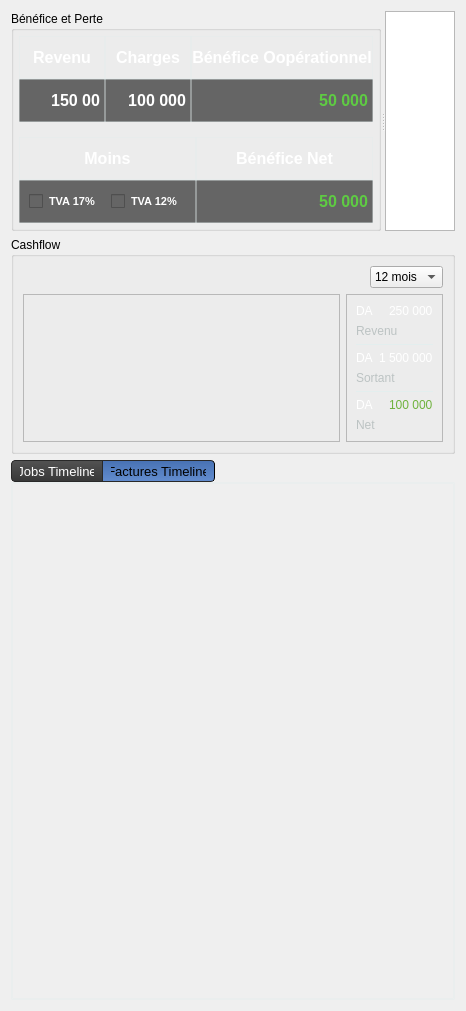
          <widget class="QWidget" name="scrollAreaWidgetContents">
           <property name="geometry">
            <rect>
             <x>0</x>
             <y>0</y>
             <width>464</width>
             <height>1011</height>
            </rect>
           </property>
           <layout class="QGridLayout" name="gridLayout_9">
            <item row="0" column="0">
             <widget class="QSplitter" name="splitter_2">
              <property name="orientation">
               <enum>Qt::Horizontal</enum>
              </property>
              <widget class="QGroupBox" name="groupBox_5">
               <property name="sizePolicy">
                <sizepolicy hsizetype="Minimum" vsizetype="Fixed">
                 <horstretch>0</horstretch>
                 <verstretch>0</verstretch>
                </sizepolicy>
               </property>
               <property name="minimumSize">
                <size>
                 <width>370</width>
                 <height>220</height>
                </size>
               </property>
               <property name="title">
                <string>Bénéfice et Perte</string>
               </property>
               <layout class="QVBoxLayout" name="verticalLayout_31">
                <property name="spacing">
                 <number>15</number>
                </property>
                <property name="margin">
                 <number>5</number>
                </property>
                <item>
                 <layout class="QHBoxLayout" name="horizontalLayout_20">
                  <property name="spacing">
                   <number>0</number>
                  </property>
                  <item>
                   <layout class="QVBoxLayout" name="verticalLayout_26">
                    <property name="spacing">
                     <number>0</number>
                    </property>
                    <item>
                     <widget class="QLabel" name="label_28">
                      <property name="minimumSize">
                       <size>
                        <width>0</width>
                        <height>42</height>
                       </size>
                      </property>
                      <property name="styleSheet">
                       <string notr="true">font: bold 12pt ;
color: rgb(255, 255, 255);
border:1px solid rgba(227, 238, 238, 100);</string>
                      </property>
                      <property name="text">
                       <string>Revenu</string>
                      </property>
                      <property name="alignment">
                       <set>Qt::AlignCenter</set>
                      </property>
                     </widget>
                    </item>
                    <item>
                     <widget class="QLabel" name="label_35">
                      <property name="styleSheet">
                       <string notr="true">font: bold 12pt ;
color: white;
border:1px solid rgba(227, 238, 238, 100);
background-color: #656565;</string>
                      </property>
                      <property name="text">
                       <string>150 00</string>
                      </property>
                      <property name="alignment">
                       <set>Qt::AlignRight|Qt::AlignTrailing|Qt::AlignVCenter</set>
                      </property>
                     </widget>
                    </item>
                   </layout>
                  </item>
                  <item>
                   <layout class="QVBoxLayout" name="verticalLayout_27">
                    <property name="spacing">
                     <number>0</number>
                    </property>
                    <item>
                     <widget class="QLabel" name="label_29">
                      <property name="minimumSize">
                       <size>
                        <width>0</width>
                        <height>42</height>
                       </size>
                      </property>
                      <property name="styleSheet">
                       <string notr="true">font: bold 12pt ;
color: rgb(255, 255, 255);
border:1px solid rgba(227, 238, 238, 100);</string>
                      </property>
                      <property name="text">
                       <string>Charges</string>
                      </property>
                      <property name="alignment">
                       <set>Qt::AlignCenter</set>
                      </property>
                     </widget>
                    </item>
                    <item>
                     <widget class="QLabel" name="label_34">
                      <property name="styleSheet">
                       <string notr="true">font: bold 12pt ;
color: white;
border:1px solid rgba(227, 238, 238, 100);
background-color: #656565;</string>
                      </property>
                      <property name="text">
                       <string>100 000</string>
                      </property>
                      <property name="alignment">
                       <set>Qt::AlignRight|Qt::AlignTrailing|Qt::AlignVCenter</set>
                      </property>
                     </widget>
                    </item>
                   </layout>
                  </item>
                  <item>
                   <layout class="QVBoxLayout" name="verticalLayout_28">
                    <property name="spacing">
                     <number>0</number>
                    </property>
                    <item>
                     <widget class="QLabel" name="label_30">
                      <property name="minimumSize">
                       <size>
                        <width>0</width>
                        <height>42</height>
                       </size>
                      </property>
                      <property name="styleSheet">
                       <string notr="true">font: bold 12pt ;
color: rgb(255, 255, 255);
border:1px solid rgba(227, 238, 238, 100);</string>
                      </property>
                      <property name="text">
                       <string>Bénéfice Oopérationnel</string>
                      </property>
                      <property name="alignment">
                       <set>Qt::AlignCenter</set>
                      </property>
                     </widget>
                    </item>
                    <item>
                     <widget class="QLabel" name="label_33">
                      <property name="styleSheet">
                       <string notr="true">font: bold 12pt;

color: qlineargradient(spread:reflect, x1:0.5, y1:0, x2:0.5, y2:1, stop:0 rgba(106, 255, 78, 255), stop:1 rgba(82, 152, 55, 255));
border:1px solid rgba(227, 238, 238, 100);
background-color: #656565;</string>
                      </property>
                      <property name="text">
                       <string>50 000</string>
                      </property>
                      <property name="alignment">
                       <set>Qt::AlignRight|Qt::AlignTrailing|Qt::AlignVCenter</set>
                      </property>
                     </widget>
                    </item>
                   </layout>
                  </item>
                 </layout>
                </item>
                <item>
                 <layout class="QHBoxLayout" name="horizontalLayout_21">
                  <property name="spacing">
                   <number>0</number>
                  </property>
                  <item>
                   <layout class="QVBoxLayout" name="verticalLayout_29">
                    <property name="spacing">
                     <number>0</number>
                    </property>
                    <item>
                     <widget class="QLabel" name="label_31">
                      <property name="minimumSize">
                       <size>
                        <width>0</width>
                        <height>42</height>
                       </size>
                      </property>
                      <property name="styleSheet">
                       <string notr="true">font: bold 12pt ;
color: rgb(255, 255, 255);
border:1px solid rgba(227, 238, 238, 100);</string>
                      </property>
                      <property name="text">
                       <string>Moins</string>
                      </property>
                      <property name="alignment">
                       <set>Qt::AlignCenter</set>
                      </property>
                     </widget>
                    </item>
                    <item>
                     <widget class="QFrame" name="frame_5">
                      <property name="styleSheet">
                       <string notr="true">font: bold 12pt &quot;Gill Sans MT&quot;;
color: white;
border:1px solid rgba(227, 238, 238, 100);background-color: #656565;</string>
                      </property>
                      <property name="frameShape">
                       <enum>QFrame::StyledPanel</enum>
                      </property>
                      <property name="frameShadow">
                       <enum>QFrame::Raised</enum>
                      </property>
                      <layout class="QGridLayout" name="gridLayout_8">
                       <item row="0" column="0">
                        <widget class="QCheckBox" name="checkBox_4">
                         <property name="styleSheet">
                          <string notr="true">font: bold 8pt ;
border: none;</string>
                         </property>
                         <property name="text">
                          <string>TVA 17%</string>
                         </property>
                        </widget>
                       </item>
                       <item row="0" column="1">
                        <widget class="QCheckBox" name="checkBox_5">
                         <property name="styleSheet">
                          <string notr="true">font: bold 8pt ;
border: none;</string>
                         </property>
                         <property name="text">
                          <string>TVA 12%</string>
                         </property>
                        </widget>
                       </item>
                      </layout>
                     </widget>
                    </item>
                   </layout>
                  </item>
                  <item>
                   <layout class="QVBoxLayout" name="verticalLayout_30">
                    <property name="spacing">
                     <number>0</number>
                    </property>
                    <item>
                     <widget class="QLabel" name="label_32">
                      <property name="minimumSize">
                       <size>
                        <width>0</width>
                        <height>42</height>
                       </size>
                      </property>
                      <property name="styleSheet">
                       <string notr="true">font: bold 12pt ;
color: rgb(255, 255, 255);
border:1px solid rgba(227, 238, 238, 100);</string>
                      </property>
                      <property name="text">
                       <string>Bénéfice Net</string>
                      </property>
                      <property name="alignment">
                       <set>Qt::AlignCenter</set>
                      </property>
                     </widget>
                    </item>
                    <item>
                     <widget class="QLabel" name="label_37">
                      <property name="styleSheet">
                       <string notr="true">font: bold 12pt;

color: qlineargradient(spread:reflect, x1:0.5, y1:0, x2:0.5, y2:1, stop:0 rgba(106, 255, 78, 255), stop:1 rgba(82, 152, 55, 255));
border:1px solid rgba(227, 238, 238, 100);
background-color: #656565;</string>
                      </property>
                      <property name="text">
                       <string>50 000</string>
                      </property>
                      <property name="alignment">
                       <set>Qt::AlignRight|Qt::AlignTrailing|Qt::AlignVCenter</set>
                      </property>
                     </widget>
                    </item>
                   </layout>
                  </item>
                 </layout>
                </item>
               </layout>
              </widget>
              <widget class="QTreeView" name="treeView"/>
             </widget>
            </item>
            <item row="1" column="0">
             <widget class="QGroupBox" name="groupBox_4">
              <property name="title">
               <string>Cashflow</string>
              </property>
              <layout class="QVBoxLayout" name="verticalLayout_21">
               <item>
                <layout class="QHBoxLayout" name="horizontalLayout_16">
                 <item>
                  <spacer name="horizontalSpacer_8">
                   <property name="orientation">
                    <enum>Qt::Horizontal</enum>
                   </property>
                   <property name="sizeHint" stdset="0">
                    <size>
                     <width>40</width>
                     <height>20</height>
                    </size>
                   </property>
                  </spacer>
                 </item>
                 <item>
                  <widget class="QComboBox" name="comboBox_5">
                   <property name="sizePolicy">
                    <sizepolicy hsizetype="Minimum" vsizetype="Fixed">
                     <horstretch>0</horstretch>
                     <verstretch>0</verstretch>
                    </sizepolicy>
                   </property>
                   <property name="maximumSize">
                    <size>
                     <width>100</width>
                     <height>16777215</height>
                    </size>
                   </property>
                   <item>
                    <property name="text">
                     <string>12 mois</string>
                    </property>
                   </item>
                   <item>
                    <property name="text">
                     <string>6 mois</string>
                    </property>
                   </item>
                   <item>
                    <property name="text">
                     <string>3 mois</string>
                    </property>
                   </item>
                  </widget>
                 </item>
                </layout>
               </item>
               <item>
                <layout class="QHBoxLayout" name="horizontalLayout_15">
                 <item>
                  <widget class="QFrame" name="frame_2">
                   <property name="sizePolicy">
                    <sizepolicy hsizetype="Expanding" vsizetype="Preferred">
                     <horstretch>0</horstretch>
                     <verstretch>0</verstretch>
                    </sizepolicy>
                   </property>
                   <property name="frameShape">
                    <enum>QFrame::StyledPanel</enum>
                   </property>
                   <property name="frameShadow">
                    <enum>QFrame::Raised</enum>
                   </property>
                  </widget>
                 </item>
                 <item>
                  <widget class="QFrame" name="frame_3">
                   <property name="sizePolicy">
                    <sizepolicy hsizetype="Minimum" vsizetype="Preferred">
                     <horstretch>0</horstretch>
                     <verstretch>0</verstretch>
                    </sizepolicy>
                   </property>
                   <property name="maximumSize">
                    <size>
                     <width>140</width>
                     <height>16777215</height>
                    </size>
                   </property>
                   <property name="frameShape">
                    <enum>QFrame::StyledPanel</enum>
                   </property>
                   <property name="frameShadow">
                    <enum>QFrame::Raised</enum>
                   </property>
                   <layout class="QVBoxLayout" name="verticalLayout_20">
                    <item>
                     <layout class="QVBoxLayout" name="verticalLayout_8">
                      <item>
                       <layout class="QHBoxLayout" name="horizontalLayout_12">
                        <item>
                         <widget class="QLabel" name="label_14">
                          <property name="styleSheet">
                           <string notr="true">font: bold 12pt &quot;Gill Sans MT&quot;;
color: white;</string>
                          </property>
                          <property name="text">
                           <string>DA</string>
                          </property>
                         </widget>
                        </item>
                        <item>
                         <widget class="QLabel" name="label_13">
                          <property name="styleSheet">
                           <string notr="true">font: bold 12pt &quot;Gill Sans MT&quot;;
color: white;</string>
                          </property>
                          <property name="text">
                           <string>250 000</string>
                          </property>
                         </widget>
                        </item>
                       </layout>
                      </item>
                      <item>
                       <widget class="QLabel" name="label_10">
                        <property name="styleSheet">
                         <string notr="true">font: 8pt &quot;Gill Sans MT&quot;;
color: rgb(188, 195, 195)</string>
                        </property>
                        <property name="text">
                         <string>Revenu</string>
                        </property>
                       </widget>
                      </item>
                     </layout>
                    </item>
                    <item>
                     <widget class="Line" name="line_5">
                      <property name="maximumSize">
                       <size>
                        <width>16777215</width>
                        <height>1</height>
                       </size>
                      </property>
                      <property name="styleSheet">
                       <string notr="true">background-color: rgb(227, 238, 238);
width: 1px;
height: 1px;</string>
                      </property>
                      <property name="frameShadow">
                       <enum>QFrame::Sunken</enum>
                      </property>
                      <property name="lineWidth">
                       <number>0</number>
                      </property>
                      <property name="midLineWidth">
                       <number>0</number>
                      </property>
                      <property name="orientation">
                       <enum>Qt::Horizontal</enum>
                      </property>
                     </widget>
                    </item>
                    <item>
                     <layout class="QVBoxLayout" name="verticalLayout_18">
                      <item>
                       <layout class="QHBoxLayout" name="horizontalLayout_13">
                        <item>
                         <widget class="QLabel" name="label_15">
                          <property name="styleSheet">
                           <string notr="true">font: bold 12pt &quot;Gill Sans MT&quot;;
color: white;</string>
                          </property>
                          <property name="text">
                           <string>DA</string>
                          </property>
                         </widget>
                        </item>
                        <item>
                         <widget class="QLabel" name="label_16">
                          <property name="styleSheet">
                           <string notr="true">font: bold 12pt &quot;Gill Sans MT&quot;;
color: white;</string>
                          </property>
                          <property name="text">
                           <string>1 500 000</string>
                          </property>
                         </widget>
                        </item>
                       </layout>
                      </item>
                      <item>
                       <widget class="QLabel" name="label_11">
                        <property name="styleSheet">
                         <string notr="true">font: 8pt &quot;Gill Sans MT&quot;;
color: rgb(188, 195, 195)</string>
                        </property>
                        <property name="text">
                         <string>Sortant</string>
                        </property>
                       </widget>
                      </item>
                     </layout>
                    </item>
                    <item>
                     <widget class="Line" name="line_8">
                      <property name="maximumSize">
                       <size>
                        <width>16777215</width>
                        <height>1</height>
                       </size>
                      </property>
                      <property name="styleSheet">
                       <string notr="true">background-color: rgb(227, 238, 238);
width: 1px;
height: 1px;</string>
                      </property>
                      <property name="frameShadow">
                       <enum>QFrame::Sunken</enum>
                      </property>
                      <property name="lineWidth">
                       <number>0</number>
                      </property>
                      <property name="midLineWidth">
                       <number>0</number>
                      </property>
                      <property name="orientation">
                       <enum>Qt::Horizontal</enum>
                      </property>
                     </widget>
                    </item>
                    <item>
                     <layout class="QVBoxLayout" name="verticalLayout_19">
                      <item>
                       <layout class="QHBoxLayout" name="horizontalLayout_14">
                        <item>
                         <widget class="QLabel" name="label_17">
                          <property name="styleSheet">
                           <string notr="true">font: bold 12pt &quot;Gill Sans MT&quot;;
color: white;</string>
                          </property>
                          <property name="text">
                           <string>DA</string>
                          </property>
                         </widget>
                        </item>
                        <item>
                         <widget class="QLabel" name="label_18">
                          <property name="styleSheet">
                           <string notr="true">font: bold 12pt &quot;Gill Sans MT&quot;;
color:rgb(111, 178, 61);</string>
                          </property>
                          <property name="text">
                           <string>100 000</string>
                          </property>
                         </widget>
                        </item>
                       </layout>
                      </item>
                      <item>
                       <widget class="QLabel" name="label_12">
                        <property name="styleSheet">
                         <string notr="true">font: 8pt &quot;Gill Sans MT&quot;;
color: rgb(188, 195, 195)</string>
                        </property>
                        <property name="text">
                         <string>Net</string>
                        </property>
                       </widget>
                      </item>
                     </layout>
                    </item>
                   </layout>
                  </widget>
                 </item>
                </layout>
               </item>
              </layout>
             </widget>
            </item>
            <item row="2" column="0">
             <widget class="QTabWidget" name="tabWidgetTimeline">
              <property name="minimumSize">
               <size>
                <width>0</width>
                <height>500</height>
               </size>
              </property>
              <property name="styleSheet">
               <string notr="true">QWidget{

}

QTabWidget::pane {
	border: 2px solid rgba(227, 238, 238, 100);
   
}
QTabWidget , QTabWidget::tab-bar {
	/* lighter than its own border-color */;
    border-radius: 2px;


	alignment: left;
}


QTabBar::tab {
    background-color: qlineargradient(spread:pad, x1:0, y1:0, x2:0, y2:1, stop:0 #535353, stop:1 #373737);
    border-width: 1px 1px 1px 0px;
    border-style: solid;
    border-color: #292929;    
    height:1em;
    width:8em;
    font: 10pt;
    subcontrol-origin: margin;
    subcontrol-position: top right; /* position at the top center */
}	

QTabBar::tab:top,
QTabBar::tab:bottom {
    min-width: 14ex;
    min-height: 20px;
    padding: 0px 8px 0px 8px;
}


QTabBar::tab:left,
QTabBar::tab:right {
    min-height: 14ex;
    min-width: 20px;
    padding: 8px 0px 8px 0px;
}

QTabBar::tab:top:first,
QTabBar::tab:bottom:first {
    border-left: 1px solid #292929;
    border-top-left-radius: 4px;
    border-bottom-left-radius: 4px;
}

QTabBar::tab:left:first,
QTabBar::tab:right:first {
    border-top: 1px solid #292929;
    border-top-right-radius: 4px;
    border-top-left-radius: 4px;
}

QTabBar::tab:top:last,
QTabBar::tab:bottom:last {
    border-top-right-radius: 4px;
    border-bottom-right-radius: 4px;
}

QTabBar::tab:left:last,
QTabBar::tab:right:last {
    border-bottom-right-radius: 4px;
    border-bottom-left-radius: 4px;
}

QTabBar::tab:only-one {
    border: 1px solid #292929;
    border-radius: 4px;
}

QTabBar::tab:selected {
    color: black;
}

QTabBar::tab:top:selected,
QTabBar::tab:bottom:selected {
    background-color: qlineargradient(spread:pad, x1:0, y1:0, x2:0, y2:1, stop:0 #4771b3, stop:1 #638dcf);
    border-right-color: black;
    border-left-color: black;
}

QTabBar::tab:right:selected,
QTabBar::tab:left:selected {
    background-color: qlineargradient(spread:pad, x1:0, y1:0, x2:1, y2:0, stop:0 #4771b3, stop:1 #638dcf);
    border-top-color: black;
    border-bottom-color: black;
}

QTabBar::tab:!selected {
    color: white;
}

QTabBar::tab:top:!selected:hover,
QTabBar::tab:bottom:!selected:hover {
    background-color: qlineargradient(spread:pad, x1:0, y1:0, x2:0, y2:1, stop:0 #626262, stop:1 #464646);
}

QTabBar::tab:left:!selected:hover,
QTabBar::tab:right:!selected:hover {
    background-color: qlineargradient(spread:pad, x1:0, y1:0, x2:1, y2:0, stop:0 #626262, stop:1 #464646);
}


QTabBar::tab:first:selected {
    margin-left: 0; /* the first selected tab has nothing to overlap with on the left */
}

QTabBar::tab:last:selected {
    margin-right: 0; /* the last selected tab has nothing to overlap with on the right */
}

QTabBar::tab:only-one {
    margin: 0; /* if there is only one tab, we don't want overlapping margins */
}
</string>
              </property>
              <property name="tabPosition">
               <enum>QTabWidget::North</enum>
              </property>
              <property name="currentIndex">
               <number>1</number>
              </property>
              <widget class="QWidget" name="tab_7">
               <attribute name="title">
                <string>Jobs Timeline</string>
               </attribute>
               <widget class="QFrame" name="frame_4">
                <property name="geometry">
                 <rect>
                  <x>0</x>
                  <y>0</y>
                  <width>451</width>
                  <height>151</height>
                 </rect>
                </property>
                <property name="styleSheet">
                 <string notr="true">background-color: #656565;</string>
                </property>
                <property name="frameShape">
                 <enum>QFrame::StyledPanel</enum>
                </property>
                <property name="frameShadow">
                 <enum>QFrame::Raised</enum>
                </property>
               </widget>
              </widget>
              <widget class="QWidget" name="tab_6">
               <attribute name="title">
                <string>Factures Timeline</string>
               </attribute>
              </widget>
             </widget>
            </item>
           </layout>
          </widget>
